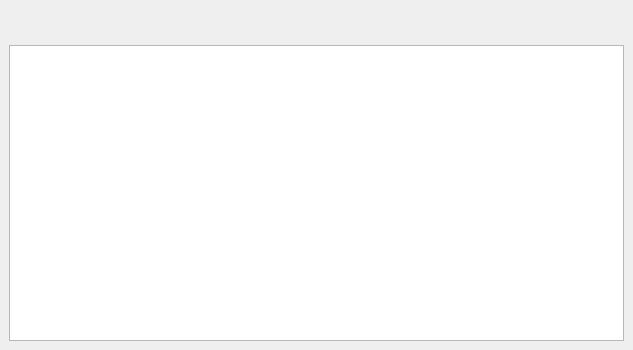
<?xml version="1.0" encoding="UTF-8"?>
<ui version="4.0">
 <class>ViewAttentionDialog</class>
 <widget class="QFrame" name="ViewAttentionDialog">
  <property name="geometry">
   <rect>
    <x>0</x>
    <y>0</y>
    <width>633</width>
    <height>350</height>
   </rect>
  </property>
  <property name="windowTitle">
   <string>Dialog</string>
  </property>
  <layout class="QVBoxLayout" name="verticalLayout">
   <property name="spacing">
    <number>0</number>
   </property>
   <property name="leftMargin">
    <number>0</number>
   </property>
   <property name="topMargin">
    <number>0</number>
   </property>
   <property name="rightMargin">
    <number>0</number>
   </property>
   <property name="bottomMargin">
    <number>0</number>
   </property>
   <item>
    <widget class="BaseTitleBar" name="titleBar" native="true">
     <property name="minimumSize">
      <size>
       <width>0</width>
       <height>36</height>
      </size>
     </property>
     <property name="maximumSize">
      <size>
       <width>16777215</width>
       <height>36</height>
      </size>
     </property>
     <property name="styleSheet">
      <string notr="true">border-image:none;</string>
     </property>
    </widget>
   </item>
   <item>
    <layout class="QHBoxLayout" name="horizontalLayout">
     <property name="leftMargin">
      <number>9</number>
     </property>
     <property name="topMargin">
      <number>9</number>
     </property>
     <property name="rightMargin">
      <number>9</number>
     </property>
     <property name="bottomMargin">
      <number>9</number>
     </property>
     <item>
      <widget class="QTableView" name="tableAttention">
       <property name="styleSheet">
        <string notr="true"/>
       </property>
       <attribute name="horizontalHeaderStretchLastSection">
        <bool>true</bool>
       </attribute>
      </widget>
     </item>
    </layout>
   </item>
  </layout>
 </widget>
 <customwidgets>
  <customwidget>
   <class>BaseTitleBar</class>
   <extends>QWidget</extends>
   <header>widget/basetitlebar.h</header>
   <container>1</container>
  </customwidget>
 </customwidgets>
 <resources/>
 <connections/>
</ui>
